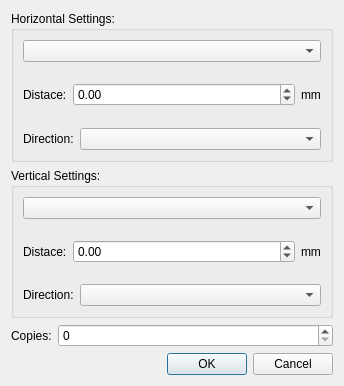
<?xml version="1.0" encoding="UTF-8"?>
<ui version="4.0">
 <class>MultiDuplicationDialog</class>
 <widget class="QDialog" name="MultiDuplicationDialog">
  <property name="geometry">
   <rect>
    <x>0</x>
    <y>0</y>
    <width>344</width>
    <height>386</height>
   </rect>
  </property>
  <property name="windowTitle">
   <string>Multi Duplication</string>
  </property>
  <layout class="QVBoxLayout" name="verticalLayout_3" stretch="1,1,0,0">
   <item>
    <widget class="QGroupBox" name="groupBox">
     <property name="font">
      <font>
       <weight>50</weight>
       <bold>false</bold>
      </font>
     </property>
     <property name="title">
      <string>Horizontal Settings:</string>
     </property>
     <layout class="QVBoxLayout" name="verticalLayout">
      <item>
       <widget class="QComboBox" name="HSettings"/>
      </item>
      <item>
       <layout class="QHBoxLayout" name="horizontalLayout_3">
        <property name="sizeConstraint">
         <enum>QLayout::SetFixedSize</enum>
        </property>
        <item>
         <widget class="QLabel" name="label_2">
          <property name="sizePolicy">
           <sizepolicy hsizetype="Fixed" vsizetype="Preferred">
            <horstretch>0</horstretch>
            <verstretch>0</verstretch>
           </sizepolicy>
          </property>
          <property name="text">
           <string>Distace:</string>
          </property>
         </widget>
        </item>
        <item>
         <widget class="QDoubleSpinBox" name="HDistance">
          <property name="minimum">
           <double>-1000.000000000000000</double>
          </property>
          <property name="maximum">
           <double>1000.000000000000000</double>
          </property>
         </widget>
        </item>
        <item>
         <widget class="QLabel" name="label_3">
          <property name="sizePolicy">
           <sizepolicy hsizetype="Fixed" vsizetype="Preferred">
            <horstretch>0</horstretch>
            <verstretch>0</verstretch>
           </sizepolicy>
          </property>
          <property name="text">
           <string>mm</string>
          </property>
         </widget>
        </item>
       </layout>
      </item>
      <item>
       <layout class="QHBoxLayout" name="horizontalLayout_4">
        <property name="sizeConstraint">
         <enum>QLayout::SetFixedSize</enum>
        </property>
        <item>
         <widget class="QLabel" name="label_4">
          <property name="sizePolicy">
           <sizepolicy hsizetype="Fixed" vsizetype="Preferred">
            <horstretch>0</horstretch>
            <verstretch>0</verstretch>
           </sizepolicy>
          </property>
          <property name="text">
           <string>Direction:</string>
          </property>
         </widget>
        </item>
        <item>
         <widget class="QComboBox" name="HDirection"/>
        </item>
       </layout>
      </item>
     </layout>
    </widget>
   </item>
   <item>
    <widget class="QGroupBox" name="groupBox_2">
     <property name="title">
      <string>Vertical Settings:</string>
     </property>
     <layout class="QVBoxLayout" name="verticalLayout_2">
      <item>
       <widget class="QComboBox" name="VSettings"/>
      </item>
      <item>
       <layout class="QHBoxLayout" name="horizontalLayout_5">
        <property name="sizeConstraint">
         <enum>QLayout::SetFixedSize</enum>
        </property>
        <item>
         <widget class="QLabel" name="label_6">
          <property name="sizePolicy">
           <sizepolicy hsizetype="Fixed" vsizetype="Preferred">
            <horstretch>0</horstretch>
            <verstretch>0</verstretch>
           </sizepolicy>
          </property>
          <property name="text">
           <string>Distace:</string>
          </property>
         </widget>
        </item>
        <item>
         <widget class="QDoubleSpinBox" name="VDistance">
          <property name="minimum">
           <double>-1000.000000000000000</double>
          </property>
          <property name="maximum">
           <double>1000.000000000000000</double>
          </property>
         </widget>
        </item>
        <item>
         <widget class="QLabel" name="label_7">
          <property name="sizePolicy">
           <sizepolicy hsizetype="Fixed" vsizetype="Preferred">
            <horstretch>0</horstretch>
            <verstretch>0</verstretch>
           </sizepolicy>
          </property>
          <property name="text">
           <string>mm</string>
          </property>
         </widget>
        </item>
       </layout>
      </item>
      <item>
       <layout class="QHBoxLayout" name="horizontalLayout_6">
        <property name="sizeConstraint">
         <enum>QLayout::SetFixedSize</enum>
        </property>
        <item>
         <widget class="QLabel" name="label_8">
          <property name="sizePolicy">
           <sizepolicy hsizetype="Fixed" vsizetype="Preferred">
            <horstretch>0</horstretch>
            <verstretch>0</verstretch>
           </sizepolicy>
          </property>
          <property name="text">
           <string>Direction:</string>
          </property>
         </widget>
        </item>
        <item>
         <widget class="QComboBox" name="VDirection"/>
        </item>
       </layout>
      </item>
     </layout>
    </widget>
   </item>
   <item>
    <layout class="QHBoxLayout" name="horizontalLayout_7">
     <property name="sizeConstraint">
      <enum>QLayout::SetFixedSize</enum>
     </property>
     <item>
      <widget class="QLabel" name="label_9">
       <property name="sizePolicy">
        <sizepolicy hsizetype="Fixed" vsizetype="Preferred">
         <horstretch>0</horstretch>
         <verstretch>0</verstretch>
        </sizepolicy>
       </property>
       <property name="text">
        <string>Copies:</string>
       </property>
      </widget>
     </item>
     <item>
      <widget class="QSpinBox" name="Copies"/>
     </item>
    </layout>
   </item>
   <item>
    <widget class="QDialogButtonBox" name="buttonBox">
     <property name="layoutDirection">
      <enum>Qt::LeftToRight</enum>
     </property>
     <property name="orientation">
      <enum>Qt::Horizontal</enum>
     </property>
     <property name="standardButtons">
      <set>QDialogButtonBox::Cancel|QDialogButtonBox::Ok</set>
     </property>
    </widget>
   </item>
  </layout>
 </widget>
 <resources/>
 <connections>
  <connection>
   <sender>buttonBox</sender>
   <signal>accepted()</signal>
   <receiver>MultiDuplicationDialog</receiver>
   <slot>accept()</slot>
   <hints>
    <hint type="sourcelabel">
     <x>248</x>
     <y>254</y>
    </hint>
    <hint type="destinationlabel">
     <x>157</x>
     <y>274</y>
    </hint>
   </hints>
  </connection>
  <connection>
   <sender>buttonBox</sender>
   <signal>rejected()</signal>
   <receiver>MultiDuplicationDialog</receiver>
   <slot>reject()</slot>
   <hints>
    <hint type="sourcelabel">
     <x>316</x>
     <y>260</y>
    </hint>
    <hint type="destinationlabel">
     <x>286</x>
     <y>274</y>
    </hint>
   </hints>
  </connection>
 </connections>
</ui>
